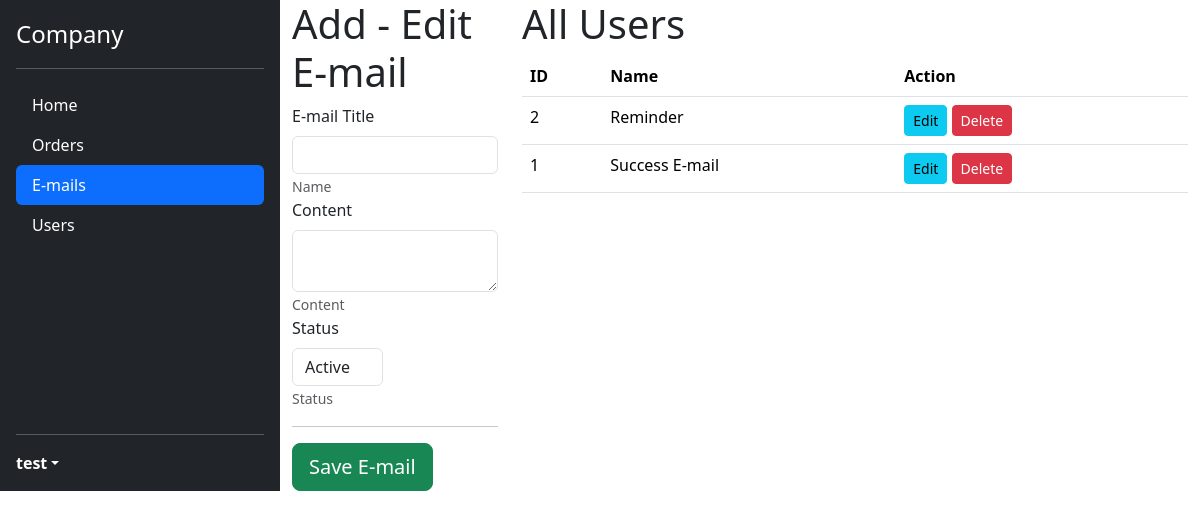
The app's page /e-mails.php (signed in) with its own data.
### tables this page shows
CREATE TABLE `emails` (
  `email_id` int(11) NOT NULL,
  `name` varchar(255) DEFAULT NULL,
  `content` longtext,
  `status` tinyint(1) DEFAULT '1'
);

### config.php (called while the page is built, shortened)
<?php
$u = $_SESSION['user'] ?? null;
?>

### e-mails.php (the view, shortened to what this page needs)
<?php
include "config.php";
?>
<!doctype html>
<html lang="en" data-bs-theme="light">
<head>
    <link href="css/bootstrap.min.css" rel="stylesheet">
    <link href="sidebars.css" rel="stylesheet">
</head>
<body>
    <main class="d-flex flex-nowrap w-100">
        <div class="d-flex flex-column flex-shrink-0 p-3 text-bg-dark" style="width: 280px;">
            <a href="/" class="d-flex align-items-center mb-3 mb-md-0 me-md-auto text-white text-decoration-none"><span
                    class="fs-4">Company</span></a>
            <hr>
            <ul class="nav nav-pills flex-column mb-auto">
                <li class="nav-item">
                    <a href="/" class="nav-link text-white">Home</a>
                </li>
                <li>
                    <a href="/orders.php" class="nav-link text-white">Orders</a>
                </li>
                <li>
                    <a href="/e-mails.php" class="nav-link active" aria-current="page">E-mails</a>
                </li>
                <li>
                    <a href="/users.php" class="nav-link text-white">Users</a>
                </li>
            </ul>
            <hr>
            <div class="dropdown">
                <a href="#" class="d-flex align-items-center text-white text-decoration-none dropdown-toggle"
                    data-bs-toggle="dropdown" aria-expanded="false">
                    <strong>
                        <?= $u["first_name"] ?>
                    </strong>
                </a>
            </div>
        </div>
        <div class="d-flex flex-column" style="width:calc(100% - 200px)">
            <div class="container-fluid">
                <div class="row">
                    <div class="col-3 col-md-3">
                        <form action="" method="post">
                            <div class="row">
                                <h1>Add - Edit E-mail</h1>
                                <div class="col-md-12">
                                    <label for="name" class="form-label">E-mail Title</label>
                                    <input type="text" class="form-control"
                                        value="<?= null !== $email ? $email['name'] : '' ?>" name="name" id="name"
                                        placeholder="" required>
                                    <small class="text-body-secondary">Name</small>
                                </div>
                                <div class="col-md-12">
                                    <label for="content" class="form-label">Content</label>
                                    <textarea class="form-control" name="content" id="content"
                                        required><?= null !== $email ? $email['content'] : '' ?></textarea>
                                    <small class="text-body-secondary">Content</small>
                                </div>
                                <div class="col-md-6">
                                    <label for="status" class="form-label">Status</label>
                                    <select name="status" id="status" class="form-control" required>
                                        <option value="1" <?php if (null !== $email && $email['status'] == 1) {
                                            echo "selected";
                                        } ?>>Active</option>
                                    </select>
                                    <small class="text-body-secondary">Status</small>
                                </div>
                                <div class="col-md-12">
                                    <hr />
                                    <button type="submit" name="save" class="btn btn-lg btn-success">Save
                                        E-mail</button>
                                </div>
                            </div>
                        </form>
                    </div>
                    <div class="col-9 col-md-9">
                        <h1>All Users</h1>
                        <table class="table w-100">
                            <thead>
                                <tr>
                                    <th>ID</th>
                                    <th>Name</th>
                                    <th>Action</th>
                                </tr>
                            </thead>
                            <tbody>
                                <?php
                                $query = $db->prepare("SELECT * FROM `emails` WHERE status>=0 ORDER BY name ASC");
                                $query->execute();
                                $emails = $query->fetchAll(\PDO::FETCH_ASSOC);
                                foreach ($emails as $email) {
                                    ?>
                                    <tr>
                                        <td>
                                            <?= $email['email_id'] ?>
                                        </td>
                                        <td>
                                            <?= $email['name'] ?>
                                        </td>
                                        <td>
                                            <a href="/e-mails.php?id=<?= $email['email_id'] ?>&action=edit"
                                                class="btn btn-sm btn-info">Edit</a>
                                            <a href="/e-mails.php?id=<?= $email['email_id'] ?>&action=delete"
                                                class="btn btn-sm btn-danger">Delete</a>
                                        </td>
                                    </tr>
                                    <?php
                                }
                                ?>
                            </tbody>
                        </table>
                    </div>
                </div>
            </div>
        </div>
    </main>
</body>
</html>

### sidebars.css (style rules this page uses)
body { min-height: 100vh; min-height: -webkit-fill-available; }
html { height: -webkit-fill-available; }
main { height: 100vh; height: -webkit-fill-available; max-height: 100vh; overflow-x: auto; overflow-y: hidden; }
.dropdown-toggle { outline: 0; }

### records on screen
emails: email_id "2", name "Reminder"
emails: email_id "1", name "Success E-mail"

### other values on screen
$u["first_name"] "test"
